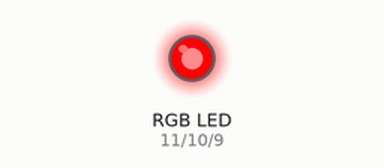
Simulated run of this sketch. Board: Arduino Uno, built with avr-gcc and run on an emulated ATmega328P. Parts: an RGB LED mixed from three pins (HIGH = lit).

Above: at 0.05 s.
At 2.0 s:
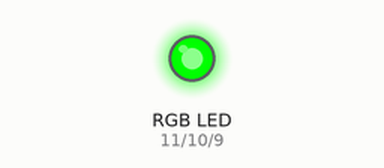
At 3.0 s:
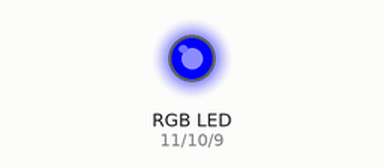
At 4.0 s:
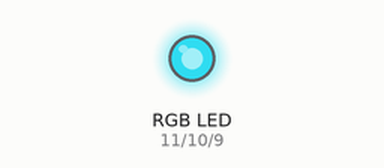
At 6.0 s:
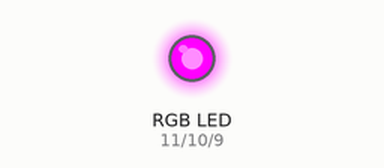
At 8.0 s:
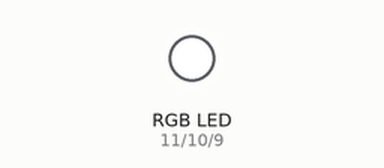
Timing chart, 0 to 10.4 s (numbered marks = the images above):
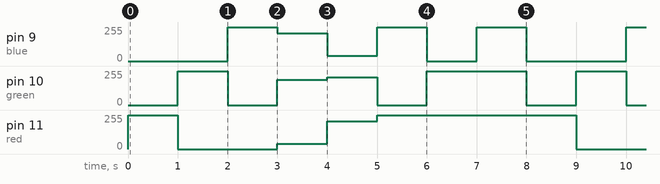

The sketch:

led_blink.ino
```cpp
int red= 11;
int green= 10;
int blue= 9;

void setup() {
  pinMode(red, OUTPUT);
  pinMode(green, OUTPUT);
  pinMode(blue, OUTPUT);
}

void loop() {
  RGB_color(255, 0, 0); // Red
  delay(1000);
  RGB_color(0, 255, 0); // Green
  delay(1000);
  RGB_color(0, 0, 255); // Blue
  delay(1000);
  RGB_color(41, 190, 208);
  delay(1000);
  RGB_color(208, 208, 41);
  delay(1000);
  RGB_color(255, 0, 255);
  delay(1000);
  RGB_color(255, 255, 0);
  delay(1000);
  RGB_color(255, 255, 255);
  delay(1000);
}

void RGB_color(int red_light_value, int green_light_value, int blue_light_value)
 {
  analogWrite(red, red_light_value);
  analogWrite(green, green_light_value);
  analogWrite(blue, blue_light_value);
}
```

Measured:
- by itself, pin 9 (blue): repeats every 8.0 s: 208/255 1.0 s, 41/255 1.0 s, 255/255 1.0 s, 0/255 1.0 s, 255/255 1.0 s, 0/255 2.0 s, 255/255 1.0 s
- by itself, pin 10 (green): repeats every 8.0 s: 0/255 1.0 s, 190/255 1.0 s, 208/255 1.0 s, 0/255 1.0 s, 255/255 2.0 s, 0/255 1.0 s, 255/255 1.0 s
- by itself, pin 11 (red): repeats every 8.0 s: 0/255 2.0 s, 41/255 1.0 s, 208/255 1.0 s, 255/255 4.0 s
